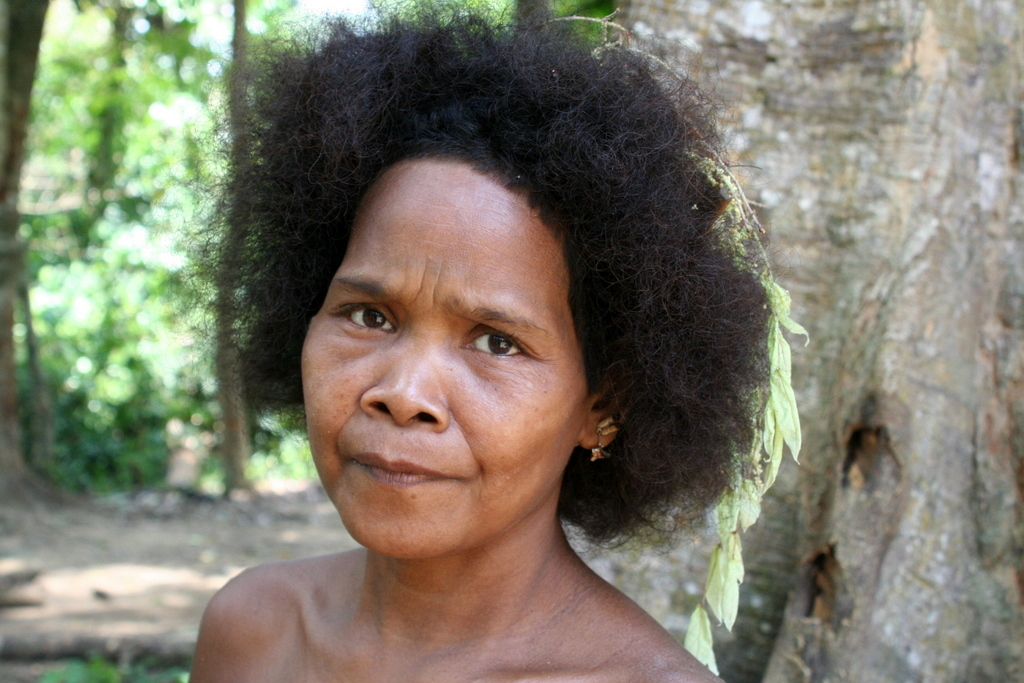
#> input picture afrika.jpg, 1024 x 683 px
$ python 'selective filtering.py'
#> lines starting #> are read from the running program, lines starting #| are printed output that depends on the picture
import cv2
import numpy as np
from matplotlib import pyplot as plt

# Load image
img = cv2.imread('afrika.jpg', 0)
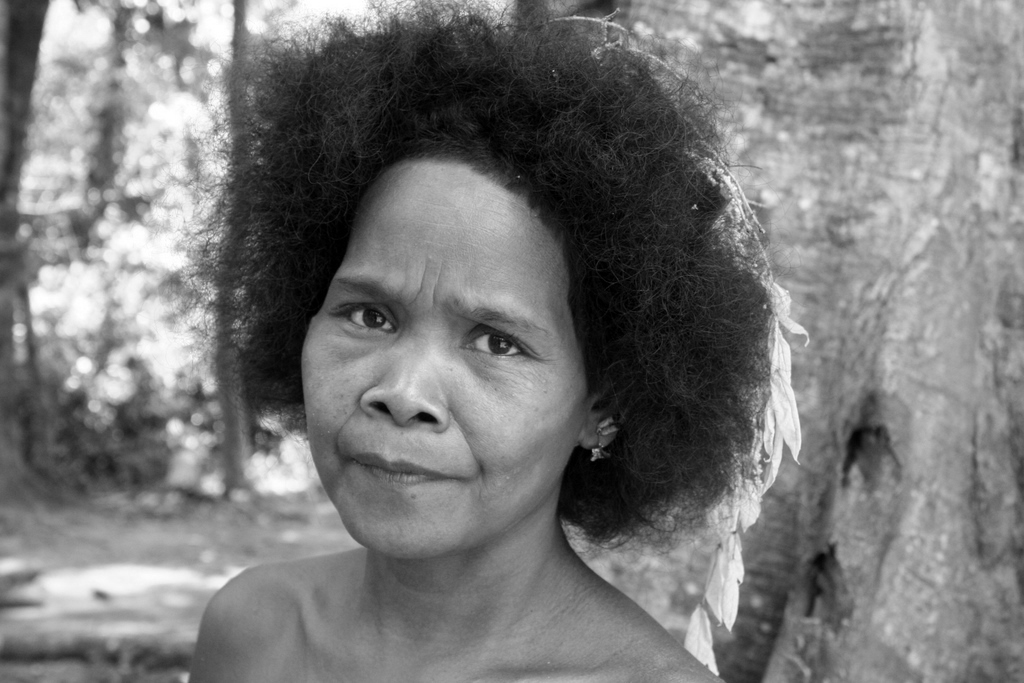
#> img: shape (683, 1024); min 0, max 255, mean 120.8

# Define mask for selective filtering
rows, cols = img.shape
#> rows = 683; cols = 1024
mask = np.zeros((rows, cols), np.uint8)
mask[50:200, 100:300] = 1

# Apply Fourier Transform to the image and the mask
f = np.fft.fft2(img)
fshift = np.fft.fftshift(f)
f_mask = fshift * mask
fshift_mask = np.fft.ifftshift(f_mask)

# Apply Inverse Fourier Transform to the masked image
img_masked = np.fft.ifft2(fshift_mask)
img_masked = np.abs(img_masked)
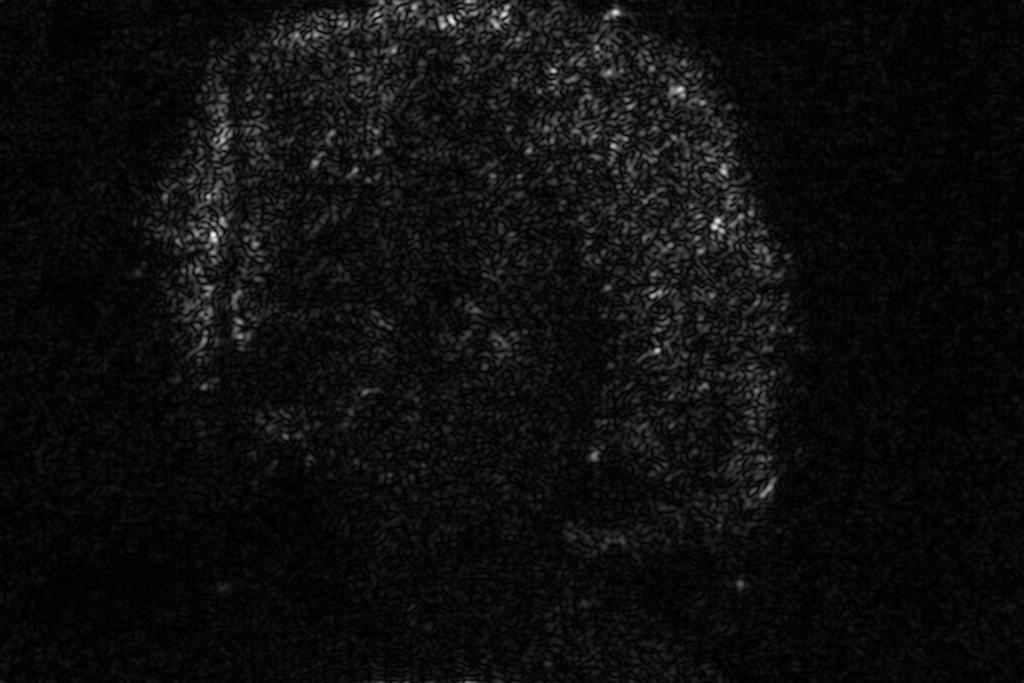
#> img_masked: shape (683, 1024) float64; min 0.000727, max 7.91, mean 0.443; drawn with min black and max white

# Display the original image and the masked image
plt.subplot(121), plt.imshow(img, cmap='gray')
plt.title('Original Image'), plt.xticks([]), plt.yticks([])
plt.subplot(122), plt.imshow(img_masked, cmap='gray')
plt.title('Selective Filtered Image'), plt.xticks([]), plt.yticks([])
plt.show()
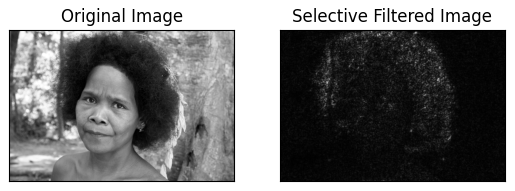
#> figure drawn by matplotlib, 2 panels

$ run again, with asep.jpg copied over afrika.jpg
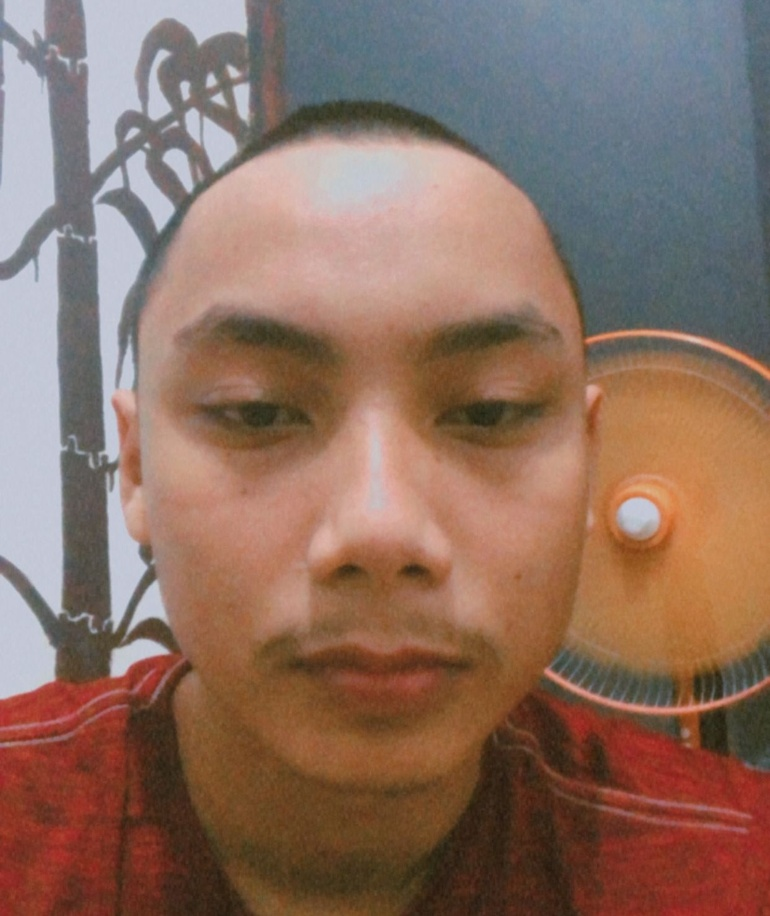
#> input picture asep.jpg, 770 x 916 px, shrunk from 1242 x 1477 before the run
#> `img_masked = np.abs(img_masked)`:
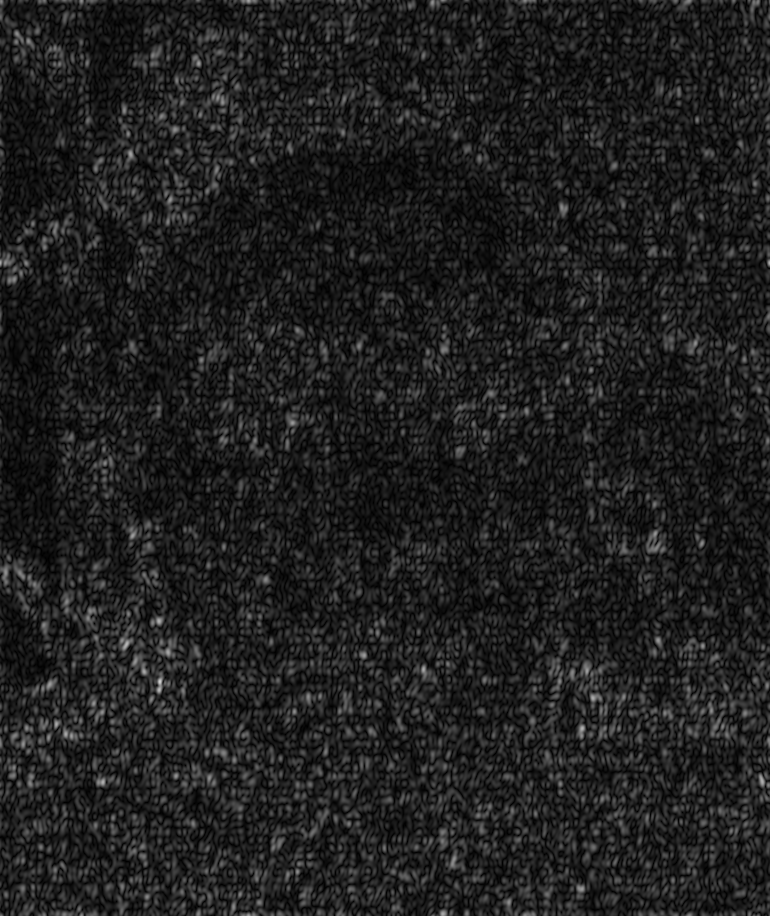
#> img_masked: shape (916, 770) float64; min 9.19e-05, max 0.817, mean 0.124
#> `plt.show()`:
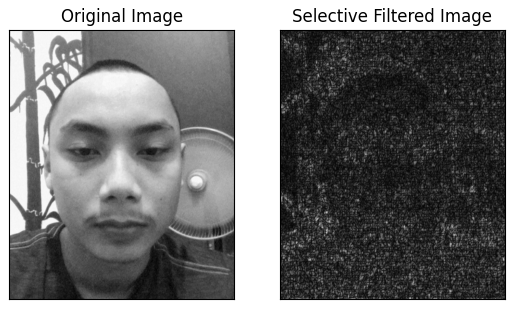
#> figure drawn by matplotlib, 2 panels
